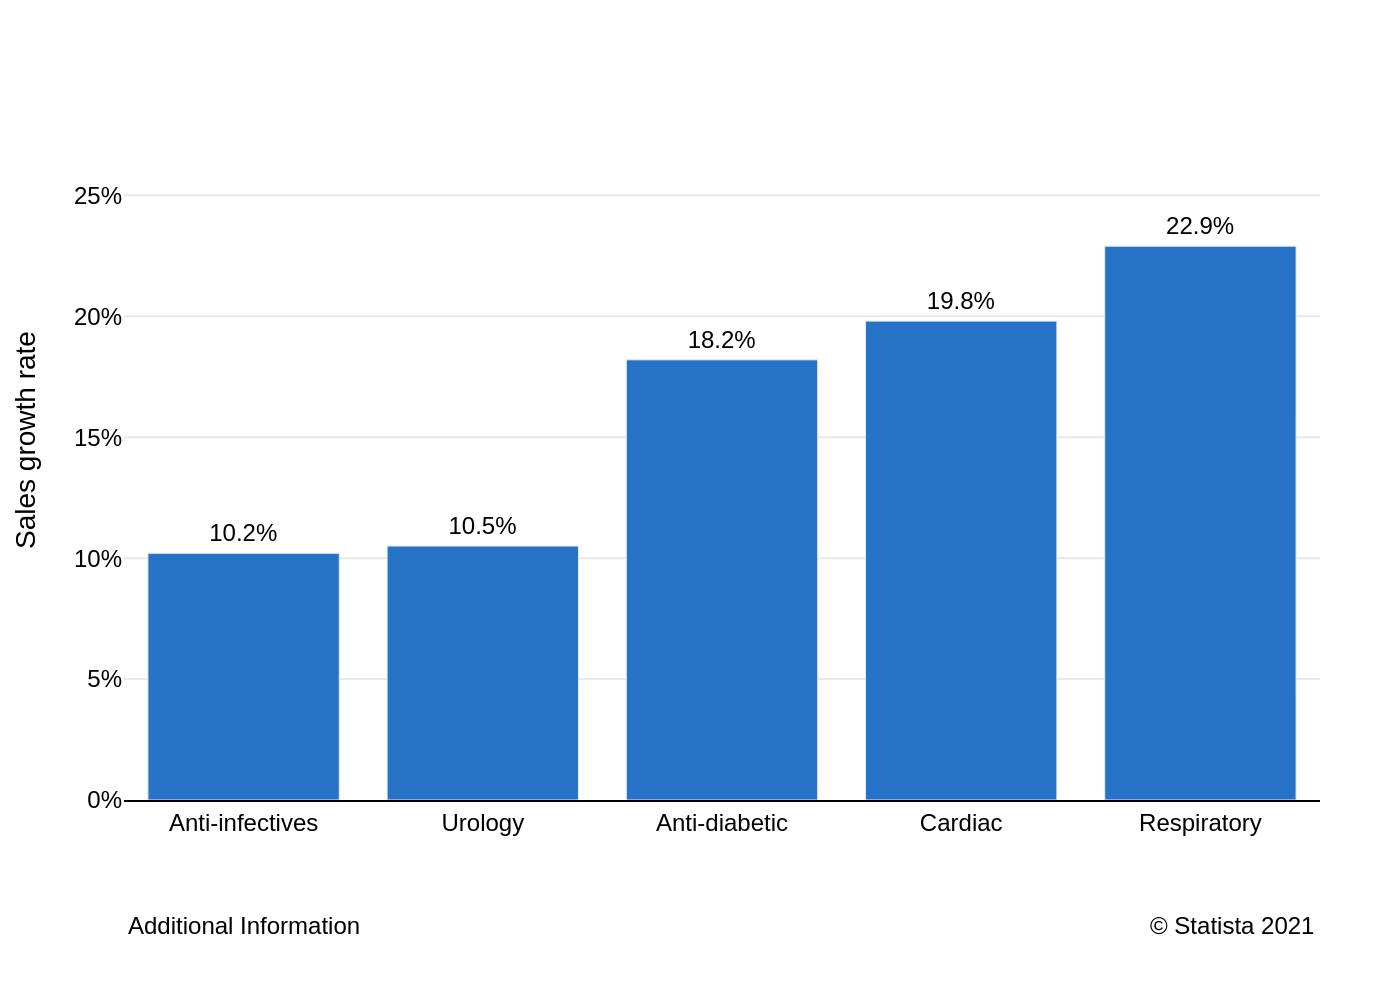

Generate this figure with Python:
import sys
import json
import plotly.graph_objects as go
import os

def main():
    # Check if a command-line argument is provided
    if len(sys.argv) != 2:
        print("Usage: python create_chart.py <path_to_json_file>")
        sys.exit(1)

    json_path = sys.argv[1]

    # Check if the file exists
    if not os.path.exists(json_path):
        print(f"Error: File not found at {json_path}")
        sys.exit(1)

    # Load data from the specified JSON file
    try:
        with open(json_path, 'r', encoding='utf-8') as f:
            chart_config = json.load(f)
    except json.JSONDecodeError:
        print(f"Error: Invalid JSON format in {json_path}")
        sys.exit(1)
    except Exception as e:
        print(f"An error occurred while reading the file: {e}")
        sys.exit(1)

    # Extract data, texts, and colors from the JSON structure
    chart_data = chart_config.get('chart_data', [])
    texts = chart_config.get('texts', {})
    colors = chart_config.get('colors', [])

    # Prepare data for Plotly
    categories = [item['category'] for item in chart_data]
    values = [item['value'] for item in chart_data]

    # Create the figure
    fig = go.Figure()

    # Add the bar trace
    fig.add_trace(go.Bar(
        x=categories,
        y=values,
        marker_color=colors[0] if colors else '#2672C7',
        text=[f'{v}%' for v in values],
        textposition='outside',
        textfont=dict(
            family="Arial",
            size=12,
            color='black'
        ),
        cliponaxis=False # Prevent text from being clipped at the top
    ))

    # Update layout
    fig.update_layout(
        font=dict(
            family="Arial",
            size=12,
            color="black"
        ),
        title_text=texts.get('title'),
        yaxis_title=texts.get('y_axis_title'),
        xaxis_title=texts.get('x_axis_title'),
        plot_bgcolor='white',
        showlegend=False,
        margin=dict(l=60, r=40, t=40, b=100),
        xaxis=dict(
            showline=True,
            linewidth=1,
            linecolor='black',
            tickfont=dict(size=12)
        ),
        yaxis=dict(
            range=[0, max(values) * 1.3],
            showgrid=True,
            gridcolor='#e9e9e9',
            ticksuffix='%',
            zeroline=False,
            tickfont=dict(size=12)
        ),
        annotations=[
            dict(
                text=texts.get('source_left'),
                align='left',
                showarrow=False,
                xref='paper',
                yref='paper',
                x=0,
                y=-0.15,
                xanchor='left',
                yanchor='top'
            ),
            dict(
                text=texts.get('source_right'),
                align='right',
                showarrow=False,
                xref='paper',
                yref='paper',
                x=1,
                y=-0.15,
                xanchor='right',
                yanchor='top'
            )
        ]
    )

    # Generate output filename from the input JSON path
    base_filename = os.path.splitext(os.path.basename(json_path))[0]
    output_filename = f"{base_filename}.png"

    # Save the figure as a PNG image
    fig.write_image(output_filename, scale=2)
    print(f"Chart saved as {output_filename}")

if __name__ == "__main__":
    main()
